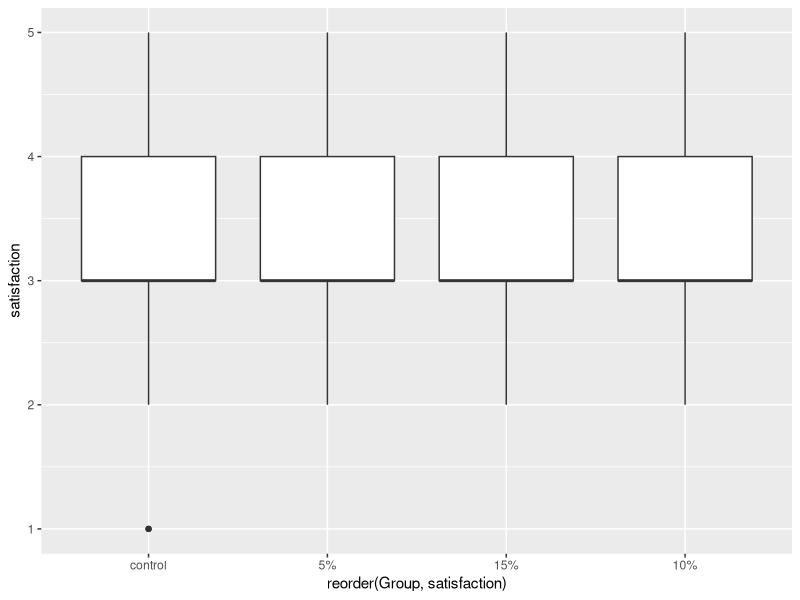
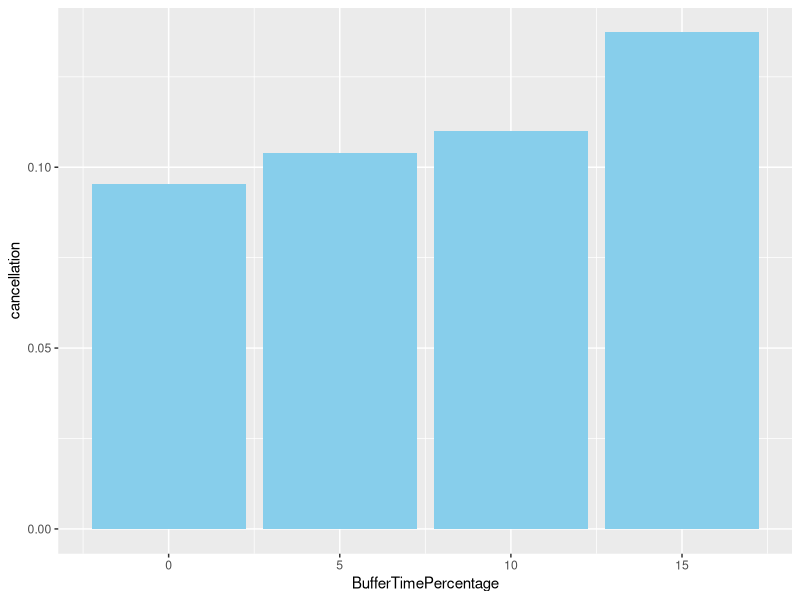
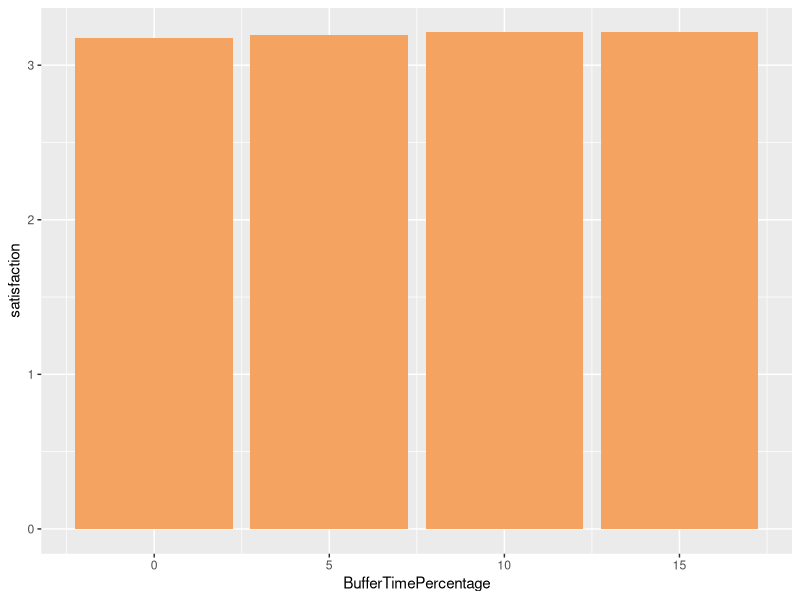
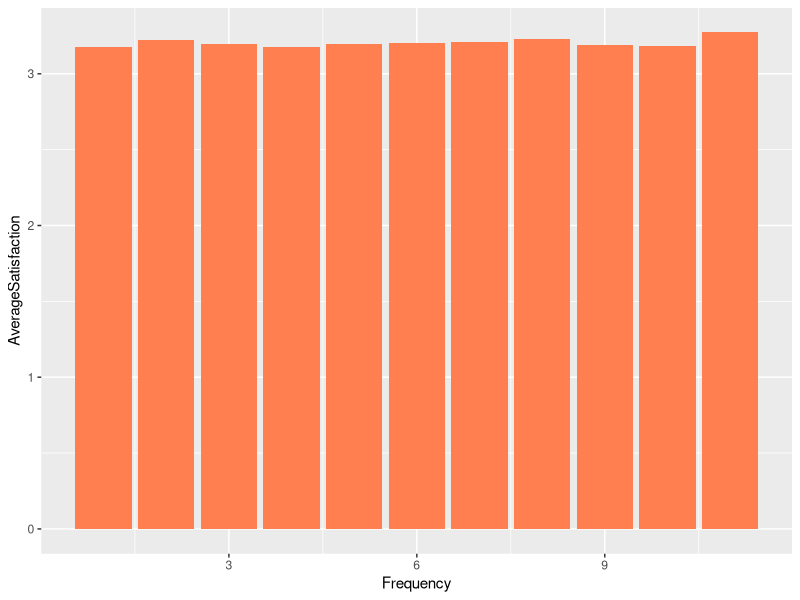
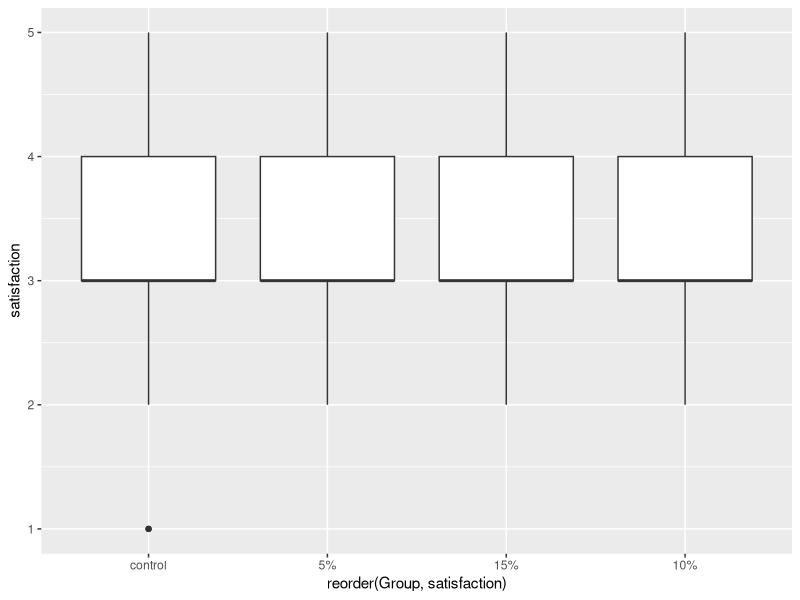

Reproduce these figures in R, in order.
##### DSGN 160 Project Code #####

install.packages("dplyr")
install.packages("ggplot2")
install.packages("sampling")
library(dplyr)
library(ggplot2)
library(sampling)

project_data <- read.csv("synthetic_experiment_data_group_yakovlev.csv")

project_data$Group[project_data$Group=="control"] <- "0"
project_data$Group[project_data$Group=="treatment 1"] <- "1"
project_data$Group[project_data$Group=="treatment 2"] <- "2"
project_data$Group[project_data$Group=="treatment 3"] <- "3"

head(project_data)

project_data_str <- project_data %>% mutate(Group = case_when
    (Group == 0 ~ "control", Group == 1 ~ "5%", Group == 2 ~ "10%", Group == 3 ~ "15%"))
satisfaction_bytreatment <- ggplot(project_data_str, aes(x = reorder(Group, satisfaction), y = satisfaction)) + 
  geom_boxplot()
satisfaction_bytreatment
ggsave("satisfaction_boxplot.png", plot = satisfaction_bytreatment)

# 1. Bar plot comparing average cancellation to buffer times
#   Calculate average cancellation rate for each buffer time
avg_cancel_buffer <- aggregate(cancellation ~ BufferTimePercentage, data = project_data, FUN = mean)

ggplot(data = avg_cancel_buffer, aes(x = BufferTimePercentage, y = cancellation)) +
  geom_bar(stat = "identity", fill = "skyblue")

# 2. Avg satisfaction between buffer groups
#   Calculate average satisfaction rate for each buffer time
avg_satisfaction_buffer <- aggregate(satisfaction ~ BufferTimePercentage, data = project_data, FUN = mean)

ggplot(data = avg_satisfaction_buffer, aes(x = BufferTimePercentage, y = satisfaction)) +
  geom_bar(stat = "identity", fill = "sandybrown")

# 3. Barplot showing customer's frequency and satisfaction
# Returns new dataframe grouped by customerID, calculates frequency of each customer
customer_frequency <- project_data %>%
  group_by(customerID) %>%
  summarise(Frequency = n())

# Returns new dataframe where each customerID from customer_frequency has information from original data frame
customer_data <- inner_join(customer_frequency, project_data, by = "customerID")

average_satisfaction <- customer_data %>%
  group_by(Frequency) %>%
  summarise(AverageSatisfaction = mean(satisfaction))

ggplot(data = average_satisfaction, aes(x = Frequency, y = AverageSatisfaction)) +
  geom_bar(stat = "identity", fill = "coral")
